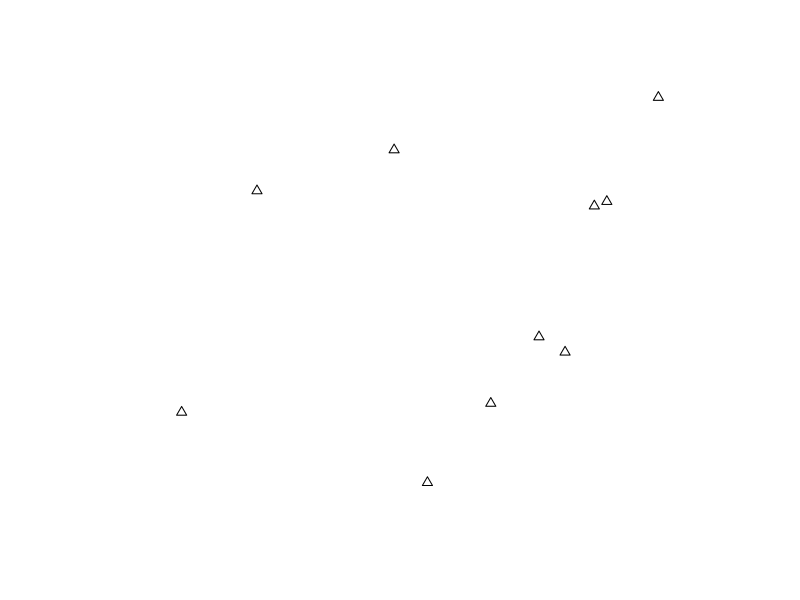
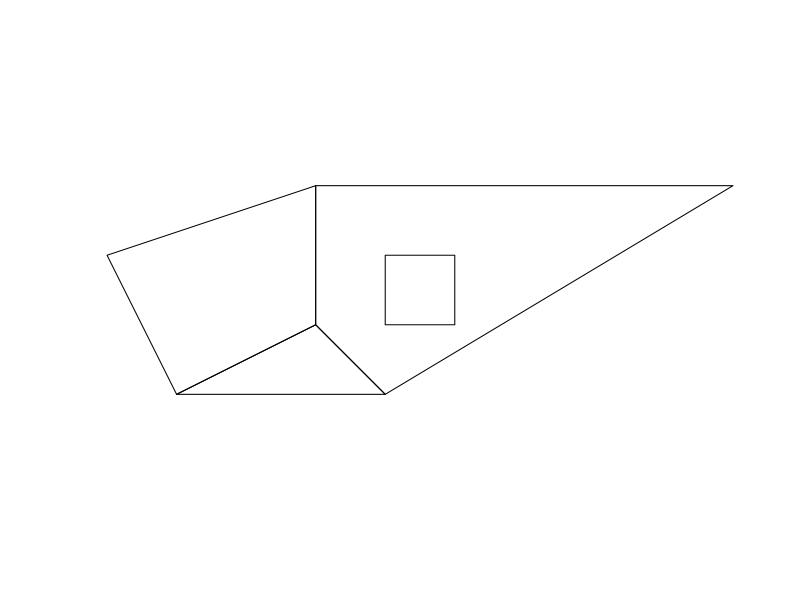
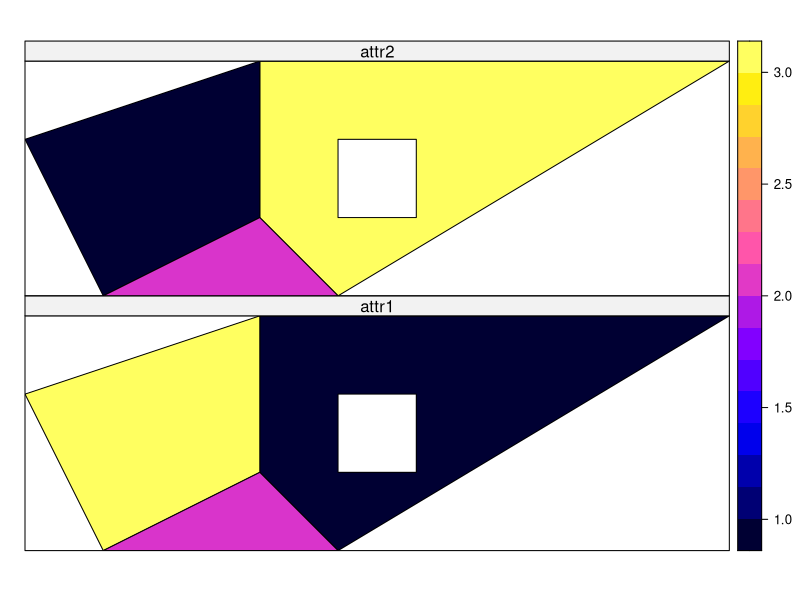

Reproduce these figures in R, in order.
## ---- chunk 1
library(knitr)
#library(rmdformats)

## libraries needed for R code examples
library(sp)

## Global options
options(max.print="75")
opts_chunk$set(echo=TRUE,
	             cache=TRUE,
               prompt=FALSE,
               tidy=TRUE,
               comment=NA,
               message=FALSE,
               warning=FALSE)
opts_knit$set(width=75)

## ---- chunk 2
random.coordinates <- matrix(runif(20), ncol=2) # a matrix with some arbitrary points as coordinates..
xy.sp <- SpatialPoints(random.coordinates) # ..converted into a spatial object
plot(xy.sp, pch = 2)
## ---- chunk 3
coordinates(xy.sp)
bbox(xy.sp)
summary(xy.sp)
## ---- chunk 4
str(xy.sp)
## ---- chunk 5
summary(xy.sp)
## ---- chunk 6
df <- data.frame(attr1 = LETTERS[1:10], attr2 = c(10:1))
## ---- chunk 7
xy.spdf <- SpatialPointsDataFrame(xy.sp, df)
summary(xy.spdf)
## ---- chunk 8
xy.spdf[1:2, ]        # row 1 and 2 only
plot(xy.spdf[which(xy.spdf$attr2>5),])    # select if attr2 > 5
## ---- chunk 9
# create polyon objects from coordinates. 
# Each object is a single geometric polygon defined by a bounding line. 
Sr1 <-  Polygon(cbind(c(2,4,4,1,2),c(2,3,5,4,2)))
Sr2 <-  Polygon(cbind(c(5,4,2,5),c(2,3,2,2)))
Sr3 <-  Polygon(cbind(c(4,4,5,10,4),c(5,3,2,5,5)))
Sr4 <-  Polygon(cbind(c(5,6,6,5,5),c(4,4,3,3,4)), hole = TRUE)

# create lists of polygon objects from polygon objects and unique ID
# A `Polygons` is like a single observation. 
Srs1 <-  Polygons(list(Sr1), "s1")
Srs2 <-  Polygons(list(Sr2), "s2")
Srs3 <-  Polygons(list(Sr3, Sr4), "s3/4")

# create spatial polygons object from lists
# A SpatialPolygons is like a shapefile or layer. 
SpP <-  SpatialPolygons(list(Srs1,Srs2,Srs3))
plot(SpP)
## ---- chunk 10
attr <- data.frame(attr1=1:3, attr2=3:1, row.names=c("s3/4", "s2", "s1"))
## ---- chunk 11
attr <- data.frame(attr1=1:3, attr2=3:1, row.names=c("s3/4", "s2", "s1"))
SrDf <- SpatialPolygonsDataFrame(SpP, attr)
spplot(SrDf)
## ---- chunk 12
str(SrDf)
## ---- chunk 13
SrDf@bbox
## ---- chunk 14
SrDf@data
